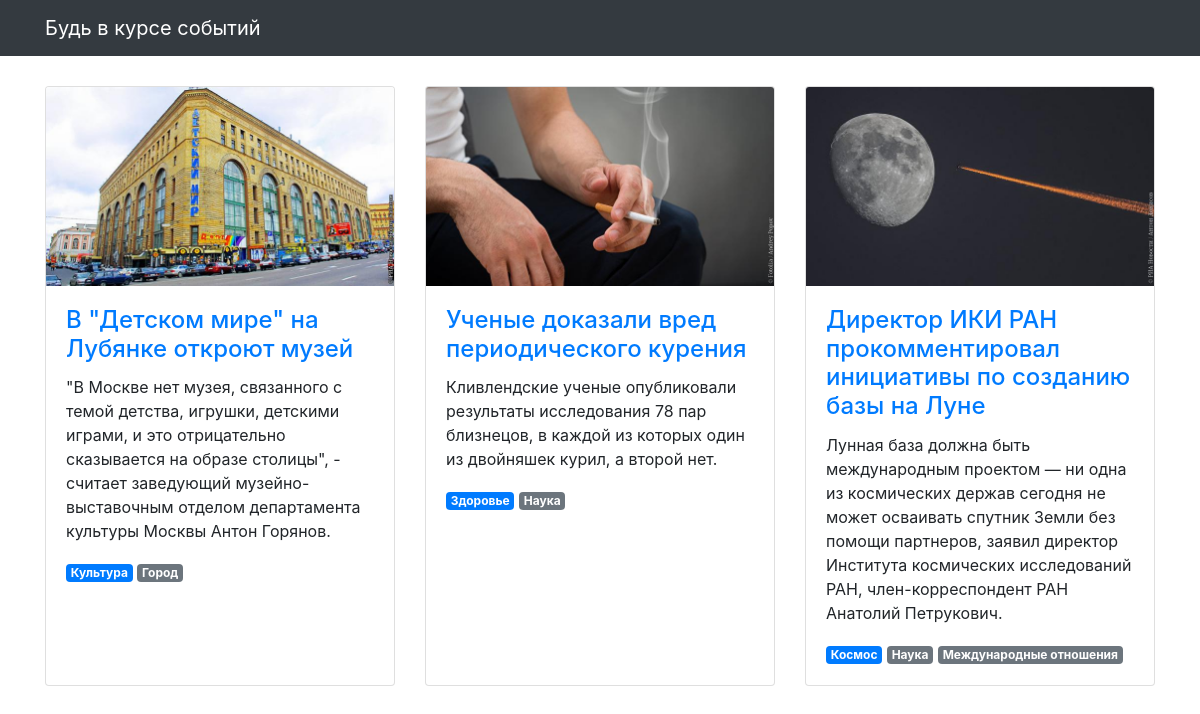
The page / on the database its author committed.
### articles/models.py (models this page shows, shortened)
class Article(models.Model):
    title = models.CharField(max_length=256, verbose_name='Название')
    text = models.TextField(verbose_name='Текст')
    published_at = models.DateTimeField(verbose_name='Дата публикации')
    image = models.ImageField(null=True, blank=True, verbose_name='Изображение', )
    class Meta:
        verbose_name = 'Статья'
        verbose_name_plural = 'Статьи'

class Relationship(models.Model):
    article = models.ForeignKey(Article, on_delete=models.CASCADE, related_name='scopes')
    tag = models.ForeignKey(Tag, on_delete=models.CASCADE, related_name='scopes', verbose_name='Раздел')
    is_main = models.BooleanField(default=False, verbose_name='Основной')
    class Meta:
        verbose_name = 'Тематика статьи'
        verbose_name_plural = 'Тематики статьи'
        ordering = ['-is_main', 'tag']

class Tag(models.Model):
    name = models.CharField(max_length=256, verbose_name='Тэг')
    articles = models.ManyToManyField('Article', through='Relationship', related_name='tags')

### articles/views.py (the view)
# urls.py: path('', articles_list, name='articles'),
def articles_list(request):
    template = 'articles/news.html'
    context = {
        'object_list': Article.objects.all()
    }
    return render(request, template, context)

### templates/articles/news.html (shortened to what this page needs)
{% extends "articles/base.html" %}
{% load static %}
{% block content %}
  <div class="row">
    {% for article in object_list %}
      <div class="col-lg-4 col-sm-6 portfolio-item">
        <div class="card h-100">
          <a href="#"><img class="card-img-top" src="{% get_media_prefix %}{{ article.image }}" alt=""></a>
          <div class="card-body">
            <h4 class="card-title">
              <a href="#">{{ article.title }}</a>
            </h4>
            <p class="card-text">{{ article.text }}</p>
            {% for scope in article.scopes.all %}
              <span class="badge {% if scope.is_main %}badge-primary{% else %}badge-secondary{% endif %}">{{ scope.tag.name }}</span>
            {% endfor %}
          </div>
        </div>
      </div>
    {% endfor %}
  </div>
{% endblock %}

### templates/articles/base.html (shortened to what this page needs)
{% load static %}
<html lang="ru">
<head>
  <link href="{% static  "css/bootstrap.min.css" %}" rel="stylesheet">
  <link href="{% static  "css/3-col-portfolio.css" %}" rel="stylesheet">
</head>
<body>
<nav class="navbar navbar-expand-lg navbar-dark bg-dark fixed-top">
  <div class="container">
    <a class="navbar-brand" href="#">Будь в курсе событий</a>
  </div>
</nav>
<div class="container">{% block content %}{% endblock %}</div>
</body>
</html>

### static/css/3-col-portfolio.css (style rules this page uses)
body { padding-top: 84px; padding-bottom: 84px; }
@media (min-width: 992px) { body { padding-top: 86px; padding-bottom: 86px; } }

### rows shown on the page
Article: image (picture), title "В \"Детском мире\" на Лубянке откроют музей", text "\"В Москве нет музея, связанного с темой детства, игрушки, детскими играми, и это отрицательно сказывается на образе столицы\", - считает заведующий музейно-выставочным отделом департамента культуры Москвы Антон Горянов."
Relationship: tag.name "Культура"
Relationship: tag.name "Город"
Article: image (picture), title "Ученые доказали вред периодического курения", text "Кливлендские ученые опубликовали результаты исследования 78 пар близнецов, в каждой из которых один из двойняшек курил, а второй нет."
Relationship: tag.name "Здоровье"
Relationship: tag.name "Наука"
Article: image (picture), title "Директор ИКИ РАН прокомментировал инициативы по созданию базы на Луне", text "Лунная база должна быть международным проектом — ни одна из космических держав сегодня не может осваивать спутник Земли без помощи партнеров, заявил директор Института космических исследований РАН, член-корреспондент РАН Анатолий Петрукович."
Relationship: tag.name "Космос"
Relationship: tag.name "Наука"
Relationship: tag.name "Международные отношения"
